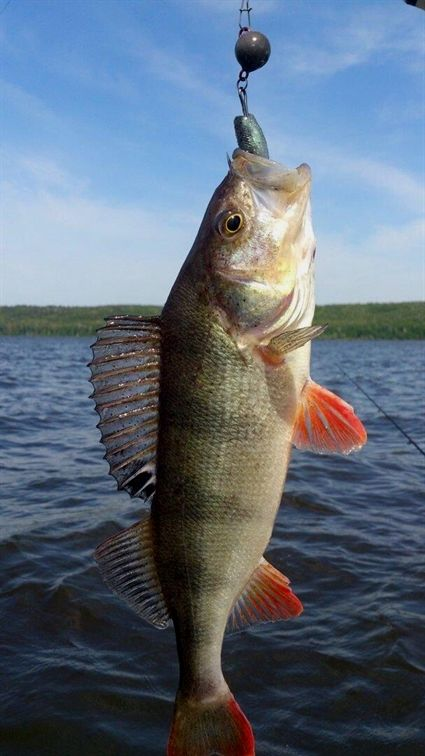
#> input picture fishing/apps/mobile/assets/hero/1.jpg, 425 x 756 px
$ python -i ruler.py   (imports and definitions only)
#> lines starting #> are read from the running program, lines starting #| are printed output that depends on the picture; after the words box and inside, x2 and y2 are one past the last pixel; in counts of white or black regions, pixels touching at a corner belong together
from __future__ import annotations

from dataclasses import dataclass

import cv2
import numpy as np


@dataclass
class RulerResult:
    detected: bool
    length_cm: float | None = None
    start_px: int | None = None
    end_px: int | None = None
    px_per_cm: float | None = None
    fish_bbox: tuple[int, int, int, int] | None = None


def _longest_horizontal_line(lines: np.ndarray, min_length: int = 80) -> tuple[int, int, int, int] | None:
    best = None
    best_len = 0
    for line in lines:
        x1, y1, x2, y2 = line[0]
        if abs(y2 - y1) > 12:
            continue
        length = abs(x2 - x1)
        if length > best_len and length >= min_length:
            best_len = length
            best = (min(x1, x2), y1, max(x1, x2), y2)
    return best


def _detect_tick_positions(gray: np.ndarray, x1: int, x2: int, y: int) -> list[int]:
    h, w = gray.shape
    y0 = max(0, y - 20)
    y1 = min(h, y + 20)
    x0 = max(0, x1)
    x1b = min(w, x2)
    region = gray[y0:y1, x0:x1b]
    if region.size == 0:
        return []

    edges = cv2.Canny(region, 40, 120)
    kernel = np.ones((5, 1), np.uint8)
    vertical = cv2.morphologyEx(edges, cv2.MORPH_OPEN, kernel)
    contours, _ = cv2.findContours(vertical, cv2.RETR_EXTERNAL, cv2.CHAIN_APPROX_SIMPLE)

    ticks: list[int] = []
    for contour in contours:
        bx, _, bw, bh = cv2.boundingRect(contour)
        if bh >= 4 and 1 <= bw <= 8:
            ticks.append(x0 + bx + bw // 2)

    return sorted(set(ticks))


def _estimate_px_per_cm(ticks: list[int]) -> float | None:
    if len(ticks) < 3:
        return None

    gaps = [ticks[i + 1] - ticks[i] for i in range(len(ticks) - 1)]
    gaps = [g for g in gaps if 2 <= g <= 40]
    if len(gaps) < 2:
        return None

    median_gap = float(np.median(gaps))
    if median_gap <= 0:
        return None
    return median_gap


def _find_fish_bbox(img: np.ndarray, ruler_y: int) -> tuple[int, int, int, int] | None:
    h, w = img.shape[:2]
    gray = cv2.cvtColor(img, cv2.COLOR_BGR2GRAY)
    blur = cv2.GaussianBlur(gray, (5, 5), 0)
    _, binary = cv2.threshold(blur, 0, 255, cv2.THRESH_BINARY_INV + cv2.THRESH_OTSU)

    y_top = max(0, ruler_y - int(h * 0.45))
    y_bottom = min(h, ruler_y + int(h * 0.1))
    roi = binary[y_top:y_bottom, :]

    contours, _ = cv2.findContours(roi, cv2.RETR_EXTERNAL, cv2.CHAIN_APPROX_SIMPLE)
    best = None
    best_score = 0.0

    for contour in contours:
        bx, by, bw, bh = cv2.boundingRect(contour)
        area = bw * bh
        if area < w * h * 0.01:
            continue
        aspect = bw / max(bh, 1)
        if aspect < 1.8:
            continue
        score = area * min(aspect, 6)
        if score > best_score:
            best_score = score
            best = (bx, y_top + by, bx + bw, y_top + by + bh)

    return best


def detect_ruler_and_length(image_bgr: np.ndarray) -> RulerResult:
    gray = cv2.cvtColor(image_bgr, cv2.COLOR_BGR2GRAY)
    blur = cv2.GaussianBlur(gray, (5, 5), 0)
    _, bright = cv2.threshold(blur, 185, 255, cv2.THRESH_BINARY)
    edges = cv2.Canny(bright, 40, 120)
    lines = cv2.HoughLinesP(
        edges,
        rho=1,
        theta=np.pi / 180,
        threshold=70,
        minLineLength=80,
        maxLineGap=12,
    )

    if lines is None:
        return RulerResult(detected=False)

    ruler = _longest_horizontal_line(lines)
    if ruler is None:
        return RulerResult(detected=False)

    x1, y1, x2, y2 = ruler
    ticks = _detect_tick_positions(gray, x1, x2, (y1 + y2) // 2)
    px_per_cm = _estimate_px_per_cm(ticks)

    fish_bbox = _find_fish_bbox(image_bgr, y1)
    if px_per_cm is None or fish_bbox is None:
        return RulerResult(detected=False, fish_bbox=fish_bbox)

    fx1, _, fx2, _ = fish_bbox
    fish_px = max(1, fx2 - fx1)
    length_cm = round(fish_px / px_per_cm, 1)

    if length_cm < 5 or length_cm > 250:
        return RulerResult(detected=False, fish_bbox=fish_bbox)

    return RulerResult(
        detected=True,
        length_cm=length_cm,
        start_px=fx1,
        end_px=fx2,
        px_per_cm=px_per_cm,
        fish_bbox=fish_bbox,
    )

>>> import cv2
>>> picture = cv2.imread('../../apps/mobile/assets/hero/1.jpg')
#> picture is the input picture: shape (756, 425, 3); mean B, G, R 124.6, 108.9, 95.7
>>> result = detect_ruler_and_length(picture)
#> in detect_ruler_and_length, `gray = cv2.cvtColor(image_bgr, cv2.COLOR_BGR2GRAY)`:
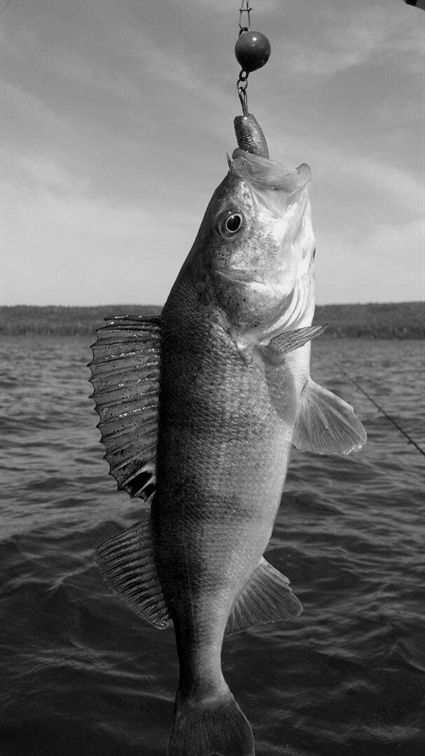
#> gray: shape (756, 425); min 0, max 252, mean 106.7
#> in detect_ruler_and_length, `_, bright = cv2.threshold(blur, 185, 255, cv2.THRESH_BINARY)`:
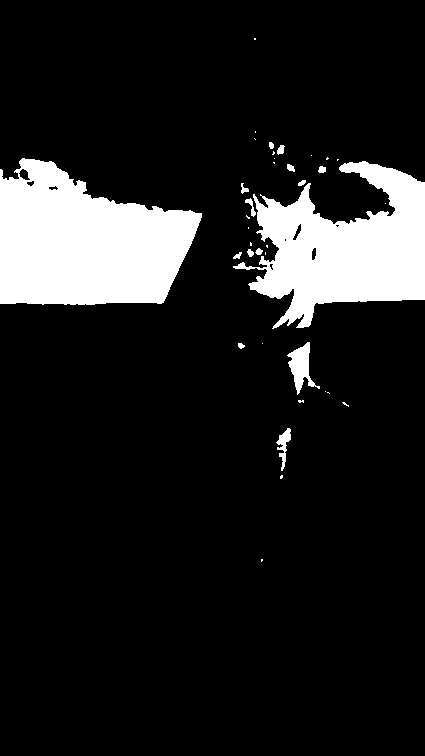
#> bright: shape (756, 425); 12.5% white; 37 white regions (22 under 20 px), largest, box (x1, y1, x2, y2) and area: (0, 158, 202, 305) 21202, (233, 161, 425, 329) 17382, (287, 342, 320, 395) 735
#> in detect_ruler_and_length, `edges = cv2.Canny(bright, 40, 120)`:
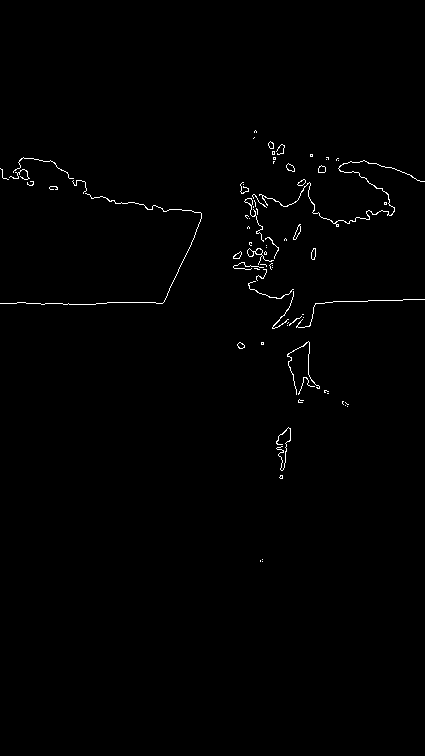
#> edges: shape (756, 425); 0.73% white in thin lines or dots, all inside (x1, y1, x2, y2) = (0, 130, 425, 562)
#> in detect_ruler_and_length, `lines = cv2.HoughLinesP( edges, rho=1, theta=np.pi / 180, threshold=70..`: lines = [[325, 302, 423, 299]]
#> the loop in _longest_horizontal_line, `for line in lines:` made 1 pass
#> (x1, y1, x2, y2, length, best_len) on pass 1: (325, 302, 423, 299, 98, 98)
#> after the loop in _longest_horizontal_line, `for line in lines:`: best_len = 98
#> in detect_ruler_and_length, `ruler = _longest_horizontal_line(lines)`: ruler = (325, 302, 423, 299)
#> in detect_ruler_and_length, `x1, y1, x2, y2 = ruler`: x1 = 325; y1 = 302; x2 = 423; y2 = 299
#> in _detect_tick_positions, `y0 = max(0, y - 20)`: y0 = 280
#> in _detect_tick_positions, `y1 = min(h, y + 20)`: y1 = 320
#> in _detect_tick_positions, `x0 = max(0, x1)`: x0 = 325
#> in _detect_tick_positions, `x1b = min(w, x2)`: x1b = 423
#> in _detect_tick_positions, `region = gray[y0:y1, x0:x1b]`:
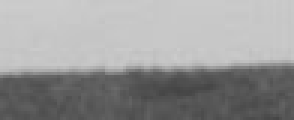
#> region: shape (40, 98) (shown 3 times larger); min 68, max 204, mean 152
#> in _detect_tick_positions, `edges = cv2.Canny(region, 40, 120)`:
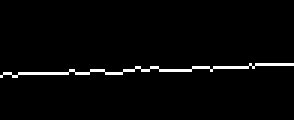
#> edges: shape (40, 98) (shown 3 times larger); 2.5% white in thin lines or dots, all inside (x1, y1, x2, y2) = (0, 21, 98, 26)
#> in _detect_tick_positions, `vertical = cv2.morphologyEx(edges, cv2.MORPH_OPEN, kernel)`: vertical: shape (40, 98); every value is 0
#> in _detect_tick_positions, `contours, _ = cv2.findContours(vertical, cv2.RETR_EXTERNAL, cv2.CHAIN_..`: contours = []
#> in _find_fish_bbox, `_, binary = cv2.threshold(blur, 0, 255, cv2.THRESH_BINARY_INV + cv2.TH..`:
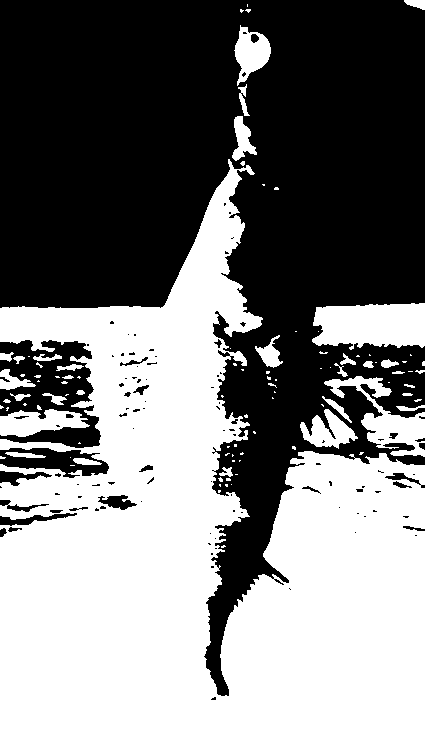
#> binary: shape (756, 425); 49.8% white; 100 white regions (67 under 20 px), largest, box (x1, y1, x2, y2) and area: (0, 159, 425, 756) 145086, (312, 303, 425, 350) 4384, (324, 376, 425, 457) 2688
#> in _find_fish_bbox, `y_top = max(0, ruler_y - int(h * 0.45))`: y_top = 0
#> in _find_fish_bbox, `y_bottom = min(h, ruler_y + int(h * 0.1))`: y_bottom = 377
#> in _find_fish_bbox, `roi = binary[y_top:y_bottom, :]`:
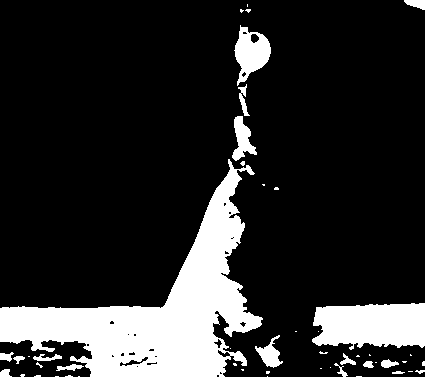
#> roi: shape (377, 425); 16.8% white; 49 white regions (31 under 20 px)
#> in _find_fish_bbox, `contours, _ = cv2.findContours(roi, cv2.RETR_EXTERNAL, cv2.CHAIN_APPRO..`: contours = 49 contours, 33 with area under 20; largest, box (x1, y1, x2, y2) and area: (0, 159, 263, 377) 18762, (312, 303, 425, 350) 4216, (234, 25, 271, 86) 1231, (232, 116, 257, 161) 508, (255, 335, 283, 368) 353
#> the loop in _find_fish_bbox, `for contour in contours:` made 49 passes
#> (bx, by, bw, bh, area, aspect, score, best_score) on pass 38: (312, 303, 113, 47, 5311, 2.4, 12769, 12769)
#> (bx, by, bw, bh, area) on passes 9, 11, 13, 16, 17, 20: (392, 371, 13, 3, 39), (415, 370, 10, 4, 40), (0, 369, 12, 8, 96), (56, 364, 28, 7, 196), (334, 363, 14, 14, 196), (36, 362, 7, 6, 42)
#> after the loop in _find_fish_bbox, `for contour in contours:`: best_score = 12769
#> in detect_ruler_and_length, `fish_bbox = _find_fish_bbox(image_bgr, y1)`: fish_bbox = (312, 303, 425, 350)
